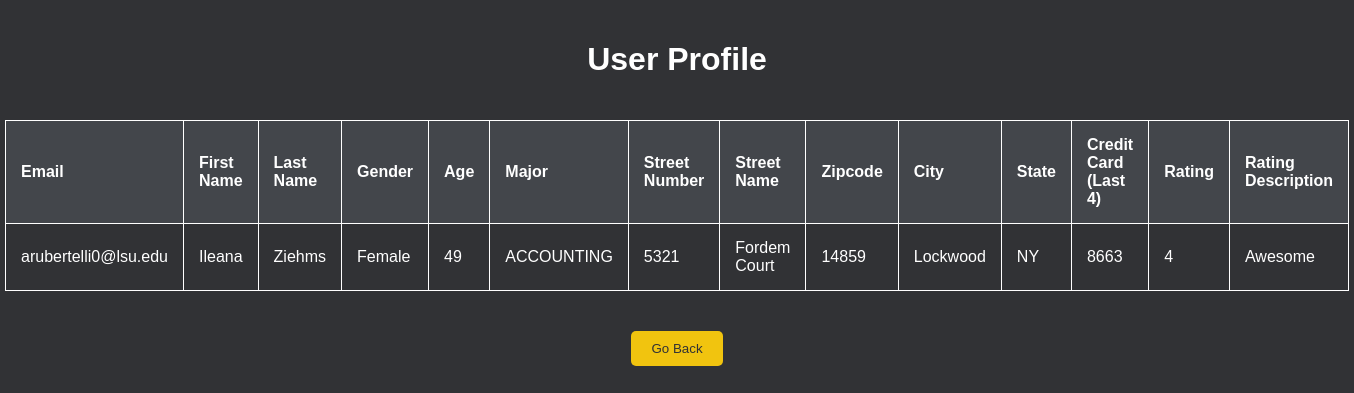
Page /profile (signed in) on the committed database.
### tables this page shows
CREATE TABLE Bidders (
    email TEXT PRIMARY KEY,
    first_name TEXT,
    last_name TEXT,
    gender TEXT,
    age INTEGER,
    home_address_id TEXT,
    major TEXT,
    FOREIGN KEY (home_address_id) REFERENCES Address(address_id)
);

CREATE TABLE "Address"
(
    address_id  TEXT
        primary key,
    zipcode     int,
    street_num  INTEGER,
    street_name TEXT
);

CREATE TABLE Zipcode_Info (
    zipcode TEXT PRIMARY KEY,
    city TEXT,
    state TEXT
);

CREATE TABLE Rating (
    bidder_email TEXT,
    seller_email TEXT,
    date TEXT,
    rating INTEGER,
    rating_desc TEXT,
    PRIMARY KEY (bidder_email, seller_email, date),
    FOREIGN KEY (bidder_email) REFERENCES Bidders(email),
    FOREIGN KEY (seller_email) REFERENCES Sellers(email)
);

### app.py (the view, shortened to what this page needs)
@app.route('/profile')
def profile():
    email = request.cookies.get('email') # get email
    login_type = request.cookies.get('login_type') #get login type
    if not email: #if none go login again
        return redirect(url_for('login'))
    conn = sqlite3.connect('database.db')
    c = conn.cursor()
    if login_type == 'buyer': # if theyre a buyer, get buyer info
        c.execute(
            "SELECT email, first_name, last_name, gender, age, major, home_address_id FROM Bidders WHERE email=?",
            (email,))
        user_data = c.fetchone()
        address_id = user_data[6]
        c.execute("SELECT address_id, street_num, street_name, zipcode FROM Address WHERE address_id=?",
                  (address_id,))
        address_data = c.fetchone()
        zipcode = address_data[3]
        c.execute("SELECT city, state FROM Zipcode_Info WHERE zipcode=?", (zipcode,))
        city_state_data = c.fetchone()
        c.execute("SELECT credit_card_num FROM Credit_Cards WHERE owner_email=?", (email,))
        credit_card_data = c.fetchone()
        c.execute("SELECT rating, rating_desc FROM Rating WHERE bidder_email=?", (email,))
        rating_data = c.fetchone()
        user_data = user_data if user_data else ()
        address_data = address_data if address_data else ()
        city_state_data = city_state_data if city_state_data else ()
        credit_card_data = credit_card_data if credit_card_data else ()
        rating_data = rating_data if rating_data else ()
        last_4_digits = credit_card_data[0][-4:] if credit_card_data else ''
        user_data = user_data[:-1] + address_data[1:] + city_state_data + (last_4_digits,) + rating_data
        labels = ['Email', 'First Name', 'Last Name', 'Gender', 'Age', 'Major', 'Street Number', 'Street Name',
                  'Zipcode', 'City', 'State', 'Credit Card (Last 4)', 'Rating', 'Rating Description']
    elif login_type == 'helpdesk': #helpdesk info, same as above
        c.execute("SELECT email, position FROM Helpdesk WHERE email=?", (email,))
        user_data = c.fetchone()
        labels = ['Email', 'Position']
    else:
        conn.close()
        return "Invalid login type"
    conn.close()
    return render_template('profile.html', user_data=user_data, labels=labels)

### app.py (called while the page is built)
@app.teardown_appcontext
def close_connection(exception):
    db = getattr(g, '_database', None)
    if db is not None:
        db.close()

### templates/profile.html (shortened to what this page needs)
<!DOCTYPE html>
<html lang="en">
<head>
</head>
<body>
    <h1>User Profile</h1>
    <table>
        <thead>
            <tr>
                {% for label in labels %}
                    <th>{{ label }}</th>
                {% endfor %}
            </tr>
        </thead>
        <tbody>
            <tr>
                {% for data in user_data %}
                    <td>{{ data }}</td>
                {% endfor %}
            </tr>
        </tbody>
    </table>
    <div style="text-align:center;">
        <button onclick="goBack()" style="background-color: #f1c40f; color: #313235; padding: 10px 20px; border-radius: 5px; border: none;margin-top: 40px; cursor: pointer;">Go Back</button>
    </div>
</body>
</html>

### templates/profile.html (style rules this page uses)
body { background-color: #313235; font-family: Arial, sans-serif; color: #ffffff; margin: 0; padding: 0; }
h1 { text-align: center; padding: 20px; }
table { border-collapse: collapse; margin: 0 auto; width: 50%; }
th, td { border: 1px solid #ffffff; padding: 15px; text-align: left; }
th { background-color: #43464b; }

### rows in the picture
Bidders: email "arubertelli0@lsu.edu", first_name "Ileana", last_name "Ziehms", gender "Female", major "ACCOUNTING"
Address: street_num "5321", street_name "Fordem Court", zipcode "14859"
Zipcode_Info: city "Lockwood", state "NY"
Rating: rating_desc "Awesome"

### other values in the picture
{{ label }} "Email" "First Name" "Last Name" "Gender" "Age" "Major" "Street Number" "Street Name" "Zipcode" "City" "State" "Credit Card (Last 4)" "Rating" "Rating Description"
{{ data }} "49" "8663" "4"
